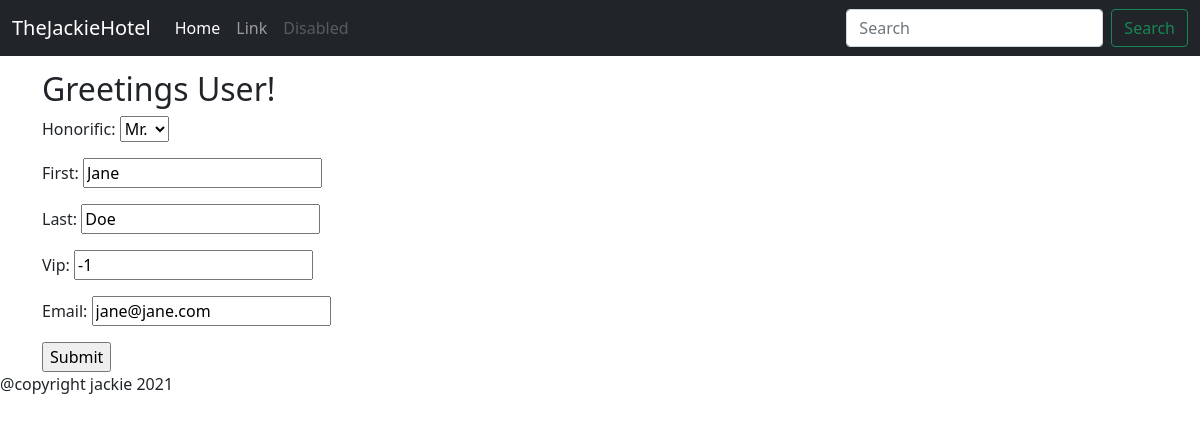
/guestupdate/2, run on the app's committed database.
### booking/models.py (models this page shows, shortened)
class Guest(models.Model):
    MR = 'MR'
    MS = 'MS'
    DR = 'DR'
    OT = ''
    HONORIFIC_CHOICES = [
        (MR, 'Mr.'),
        (MS, 'Ms.'),
        (DR, 'Dr.'),
        (OT, '')
    ]
    honorific = models.CharField(max_length=2, choices = HONORIFIC_CHOICES, default=OT)
    first = models.CharField(max_length=100)
    last  = models.CharField(max_length=100)
    vip = models.IntegerField(default=-1)
    email = models.CharField(max_length=100)

### booking/views.py (the view)
# urls.py: path('guestupdate/<pk>', views.GuestUpdate.as_view(), name="guest_update"),
class GuestUpdate(UpdateView):
  model = Guest
  template_name = 'booking/guest_update_form.html'
  form_class = GuestUpdateForm

### booking/forms.py
class GuestUpdateForm(forms.ModelForm):
    class Meta:
        model = Guest
        fields = ('honorific', 'first', 'last', 'vip', 'email')

### booking/templates/booking/guest_update_form.html
{% extends './base.html' %}
{% block content %}
<form method="post">
<div>
 {% csrf_token %} {{ form.as_p }}
 <input type="submit" value="Submit" />
</div>
</form>
{% endblock %}

### data on the page
Guest: honorific "Mr.", first "Jane", last "Doe", vip "-1", email "jane@jane.com"
